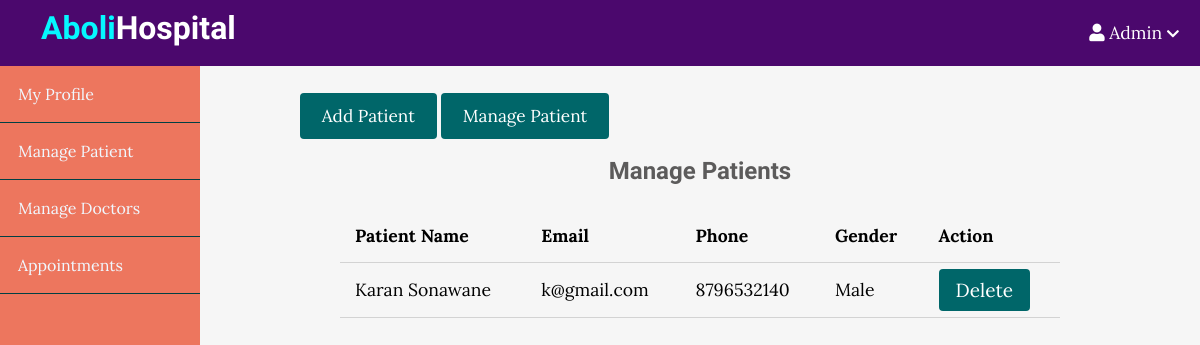
Screenshot of /adminviewpatient/ (signed in) with the database file from the repository.
### Hosp/models.py (models this page shows, shortened)
class Patient(models.Model):
	name = models.CharField(max_length=50)
	email = models.EmailField()
	username = models.CharField(max_length=16)
	password = models.CharField(max_length=16)
	repassword = models.CharField(max_length=16)
	gender = models.CharField(max_length=10)
	phonenumber = models.CharField(max_length=10)
	bloodgroup = models.CharField(max_length=5)

### Hosp/views.py (the view)
# urls.py: path('adminviewpatient/',adminviewpatient,name='adminviewpatient'),
def adminviewpatient(request):
	if not request.user.is_staff:
		return redirect('login')
	pat=Patient.objects.all()
	p={'pat':pat}
	return render(request,'adminviewpatient.html',p)

### Hosp/templates/adminviewpatient.html (shortened to what this page needs)
{% extends 'adminDash.html' %}
{% load static %}
            {% block body_block %}
            <div class="admin-content">
              <div class="button-group">
                <a href="{% url 'adminaddpatient' %}" class="btn btn-big">Add Patient</a>
                <a href="{% url 'adminviewpatient' %}" class="btn btn-big">Manage Patient</a>
            </div>
                <div class="content">
                    <h2 class="page-title">Manage Patients</h2>
                    <table>
                        <thead>
                            <th>Patient Name</th>
                            <th>Email</th>
                            <th>Phone</th>
                            <th>Gender</th>
                            <th>Action</th>
                        </thead>
                        <tbody>
                          {% for i in pat %}
                            <tr>
                                <td>{{ i.name }}</td>
                                <td>{{ i.email }}</td>
                                <td>{{ i.phonenumber }}</td>
                                <td>{{ i.gender }}</td>
                                <td><a href="{% url 'admin_delete_patient' i.id i.username %}" onclick="return confirm('Are you sure you want to delete?')" class="btn btn-danger">Delete</a></td>
                            </tr>
                           {% endfor %}
                        </tbody>
                    </table>
                </div>
            </div>
            {% endblock %}

### Hosp/templates/adminviewpatient.html (style rules this page uses)
.admin-wrapper .admin-content { flex: 8; height: 100%; padding: 40px 100px 100px; overflow-y: scroll; }
.admin-content .page-title { text-align: center; margin-bottom: 1.5rem; }
table { width: 100%; border-collapse: collapse; font-size: 1.1rem; }
th, td { padding: 15px; text-align: left; border-bottom: 1px solid #d3d3d3; }
* { box-sizing: border-box }
html, body { height: 100%; padding: 0px; margin: 0px; background: #f6f6f6; font-family: 'Lora', serif; }
h1, h2, h3, h4, h5, h6 { font-family: 'Candal', serif; color: #5c5b5b; margin: 5px; }
a { text-decoration: none; color: inherit; }
.btn { padding: .5rem 1rem; background: #006669; color: white; border: 1px solid transparent; border-radius: .25rem; font-size: 1.08em; font-family: 'Lora', serif; }
.btn-big { padding: .7rem 1.3rem; line-height: 1.3rem; }
.content { width: 90%; margin: 30px auto 30px; }

### rows the page displays
Patient: name "Karan Sonawane", email "k@gmail.com", phonenumber "8796532140", gender "Male"
